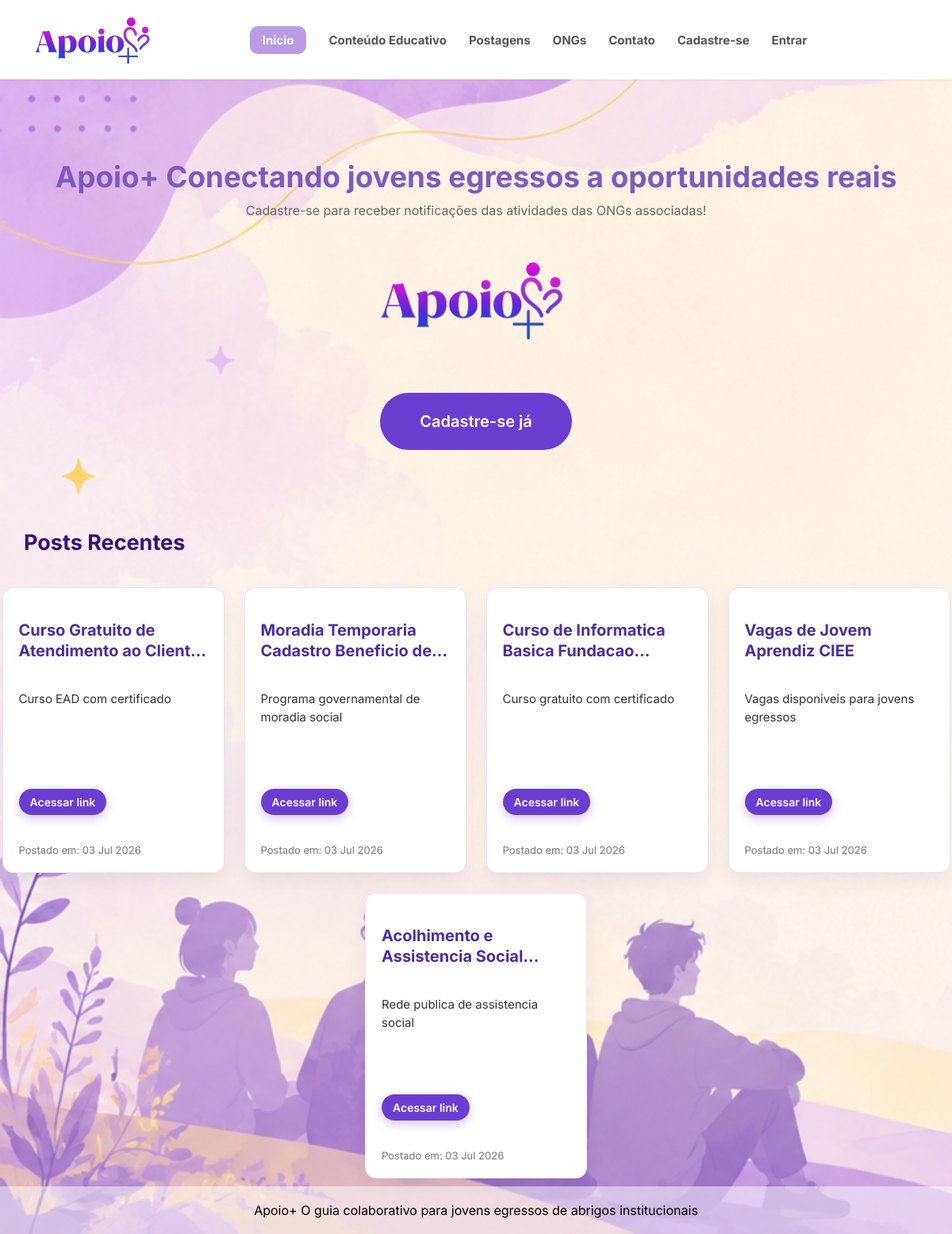
The app's page /frontend/telas/inicio.php with its own data.
### tables this page shows
CREATE TABLE `postagens` (
  `id` int(11) NOT NULL AUTO_INCREMENT,
  `ong_id` int(11) NOT NULL,
  `titulo` varchar(200) NOT NULL,
  `descricao` varchar(60) NOT NULL,
  `link` varchar(255),
  `categoria` varchar(120) NOT NULL DEFAULT '',
  `data_postagem` timestamp NOT NULL DEFAULT current_timestamp(),
  PRIMARY KEY (`id`),
  KEY `ong_id` (`ong_id`),
  CONSTRAINT `postagens_ibfk_1` FOREIGN KEY (`ong_id`) REFERENCES `ongs` (`id`) ON DELETE CASCADE ON UPDATE CASCADE
);

### frontend/telas/inicio.php (the view, shortened to what this page needs)
<?php
require_once('../../backend/funcionalidades/config.php');
?>
<!DOCTYPE html>
<html lang="pt-br">
<head>
    <link rel="stylesheet" href="../estilos/estilos.css?v=14">
    <link rel="stylesheet" href="../estilos/postagens.css?v=10">
</head>
<body>
    <header>
        <picture id="logo-img">
            <img src="../imagens/apoiomais.png" alt="Logo" class="logo-header">
        </picture>
        <nav id="options-header">
            <ul>
                <li><a href="inicio.php" class="active">Inicio</a></li>
                <li><a href="conteudo_educativo.php">Conteúdo Educativo</a></li>
                <li><a href="postagens.php">Postagens</a></li>
                <li><a href="ongs.php">ONGs</a></li>
                <li><a href="contato.php">Contato</a></li>
                <?php
                    if (!isset($_SESSION['usuario']) && (!isset($_SESSION['ong']))) {
                        echo '<li><a href="cadastro.php">Cadastre-se</a></li>';
                        echo '<li><a href="login.php">Entrar</a></li>';
                    } else {
                        if (isset($_SESSION['ong']) && (!isset($_SESSION['usuario']))) {
                            echo '<li><a href="post_ongs.php">Criar Post</a></li>';
                        }
                        echo '<li><a href="logout.php" class="logout">Sair &rarr;</a></li>';
                    }
                ?>
            </ul>
        </nav>
    </header>
    <main>
        <?php
        if (!isset($_SESSION['usuario']) && (!isset($_SESSION['ong']))) {
            echo '<section id="hero">';
            echo '<h1>Apoio+   Conectando jovens egressos a oportunidades reais</h1>';
            echo '<p>Cadastre-se para receber notifica&ccedil;&otilde;es das atividades das ONGs associadas!</p>';
            echo '<img src="../imagens/apoiomais.png" alt="logo" class="foto_comeco">';
            echo '<a href="login/cadastro_egressos.php" class="btn-primary">Cadastre-se j&aacute;</a>';
            echo '</section>';
        }
        ?>
        <section id="oportunidades">
            <h2>Posts Recentes</h2>
            <?php
                $consulta = $mysqli->prepare("SELECT * FROM postagens ORDER BY data_postagem DESC LIMIT 5");
                $consulta->execute();
                $resultado = $consulta->get_result();
                if ($resultado->num_rows == 0) {
                    echo '<div class="card">';
                    echo '<h3>Buscando Postagens recentes</h3>';
                    echo '<p>Nenhuma postagem encontrada!</p>';
                    echo '</div>';
                } else {
                    $meses = [
                        1 => 'Jan',
                        2 => 'Fev',
                        3 => 'Mar',
                        4 => 'Abr',
                        5 => 'Mai',
                        6 => 'Jun',
                        7 => 'Jul',
                        8 => 'Ago',
                        9 => 'Set',
                        10 => 'Out',
                        11 => 'Nov',
                        12 => 'Dez'
                    ];
                    echo "<div class='card-post'>";
                    while ($dados = $resultado->fetch_assoc()) {
                        $timestampPostagem = strtotime($dados['data_postagem']);
                        $dataPostagem = date("d", $timestampPostagem) . " " . $meses[(int) date("n", $timestampPostagem)] . " " . date("Y", $timestampPostagem);
                        echo "<div class='post'>";
                        echo "<h2>" . htmlspecialchars($dados['titulo']) . "</h2>";
                        echo "<p class='descricao'>" . nl2br(htmlspecialchars($dados['descricao'])) . "</p>";
                        echo "<p><a href='" . htmlspecialchars($dados['link']) . "' target='_blank' class='ver-mais'>Acessar link</a></p>";
                        echo "<p class='data'>Postado em: " . $dataPostagem . "</p>";
                        echo "</div>";
                    }
                    echo "</div>";
                }
            ?>
        </section>
    </main>
    <footer>
        <p>Apoio+  O guia colaborativo para jovens egressos de abrigos institucionais</p>
    </footer>
</body>
</html>

### frontend/estilos/estilos.css (style rules this page uses)
* { font-family: 'Inter', sans-serif; margin: 0; padding: 0; box-sizing: border-box; }
body { margin: 0; background: white; background-image: url('../imagens/fundopessoas.png'); background-size: cover; color: #333; }
header { position: fixed; top: 0; left: 0; right: 0; z-index: 1000; max-width: 100%; padding: 20px 30px; background: rgb(255, 255, 255); display: flex; align-items: center; box-shadow: 0 1px 5px rgba(0,0,0,0.05); }
main { padding-top: 120px; min-height: calc(100vh - 240px); }
a { text-decoration: none; }
#logo-img { display: flex; width: 20%; justify-content: center; align-items: center; }
#logo-img .logo-header { display: block; object-fit: contain; }
#options-header { width: 80%; display: flex; justify-content: center; }
#options-header ul { list-style: none; display: flex; gap: 28px; margin: 0; padding: 0; }
#options-header ul li a { text-decoration: none; color: #555; font-size: 15px; font-weight: bold; transition: .2s; }
#options-header .active { color: white; background: #B99CE4; padding: 8px 16px; border-radius: 10px; }
#hero { text-align: center; padding: 80px 20px; }
#hero h1 { font-size: 2.3rem; color: #7B5BBE; font-weight: 700; }
#hero p { margin-top: 10px; color: #666; }
.btn-primary { display: inline-block; margin-top: 20px; padding: 24px 50px; background: #6a3dd1; color: white; border-radius: 67px; text-decoration: none; font-weight: 600; font-size: 20px; transition: .2s; }
.foto_comeco { display: block; margin-left: auto; margin-right: auto; max-width: 300px; }
main h2 { margin-left: 30px; margin-top: 20px; margin-bottom: 25px ; color: #1b0622; font-size: 27px; border: 10px; align-self: normal; }
#oportunidades > h2, #posts > h2 { color: #351378; }
footer { text-align: center; padding: 20px; margin-top: 50px; background: rgba(255, 255, 255, 0.5); }
footer p { color: black; }
#logo-img { display: flex !important; align-items: center !important; justify-content: center !important; height: 60px !important; width: 180px !important; overflow: hidden !important; }
#logo-img .logo-header { display: block !important; height: 140% !important; width: auto !important; transform: scale(1.5) !important; object-fit: contain !important; }
body { display: flex !important; flex-direction: column !important; min-height: 100vh !important; margin: 0 !important; }
main, .main-container { flex: 1 !important; }
footer { margin-top: auto !important; }

### frontend/estilos/postagens.css (style rules this page uses)
.card-post { display: flex; flex-wrap: wrap; justify-content: center; align-items: stretch; gap: 25px; width: 100%; margin-top: 30px; padding: 10px 0; }
.post { width: 280px; min-height: 360px; background: #ffffff; border-radius: 14px; padding: 20px; border: 1px solid rgba(140, 118, 197, 0.2); box-shadow: 0 10px 25px rgba(0,0,0,0.06); display: flex; flex-direction: column; gap: 12px; transition: transform .2s ease, box-shadow .2s ease; }
.post h2 { font-size: 20px; line-height: 1.3; color: #4a2ea0; font-weight: 700; margin-left: 0px; min-height: 52px; display: -webkit-box; -webkit-line-clamp: 2; -webkit-box-orient: vertical; overflow: hidden; }
.post .descricao { font-size: 15px; color: #333; line-height: 1.5; min-height: 112px; max-height: 112px; overflow: hidden; text-overflow: ellipsis; }
.post p { margin: 0; }
.post .data { font-size: 13px; color: #777; margin-top: auto; }
.post .ver-mais { display: inline-block; width: max-content; margin-top: 0; padding: 8px 14px; background: #6a3dd1 ; color: #fff; text-decoration: none; border-radius: 20px; font-size: 14px; font-weight: 600; transition: .2s ease; box-shadow: 0 4px 14px rgba(106, 61, 209, 0.3); }

### records on screen
postagens: titulo "Curso Gratuito de Atendimento ao…", descricao "Curso EAD com certificado", data_postagem "03 Jul 2026"
postagens: titulo "Moradia Temporaria Cadastro Beneficio…", descricao "Programa governamental de moradia social", data_postagem "03 Jul 2026"
postagens: titulo "Curso de Informatica Basica…", descricao "Curso gratuito com certificado", data_postagem "03 Jul 2026"
postagens: titulo "Vagas de Jovem Aprendiz CIEE", descricao "Vagas disponiveis para jovens egressos", data_postagem "03 Jul 2026"
postagens: titulo "Acolhimento e Assistencia…", descricao "Rede publica de assistencia social", data_postagem "03 Jul 2026"
